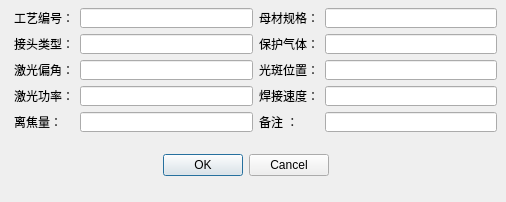
<?xml version="1.0" encoding="UTF-8"?>
<ui version="4.0">
 <class>laserwelddlg</class>
 <widget class="QWidget" name="laserwelddlg">
  <property name="geometry">
   <rect>
    <x>0</x>
    <y>0</y>
    <width>506</width>
    <height>202</height>
   </rect>
  </property>
  <property name="windowTitle">
   <string>Form</string>
  </property>
  <widget class="QLineEdit" name="RemarkEdit">
   <property name="geometry">
    <rect>
     <x>325</x>
     <y>112</y>
     <width>172</width>
     <height>20</height>
    </rect>
   </property>
   <property name="alignment">
    <set>Qt::AlignCenter</set>
   </property>
  </widget>
  <widget class="QLineEdit" name="PIDEdit">
   <property name="geometry">
    <rect>
     <x>80</x>
     <y>8</y>
     <width>173</width>
     <height>20</height>
    </rect>
   </property>
   <property name="alignment">
    <set>Qt::AlignCenter</set>
   </property>
  </widget>
  <widget class="QLabel" name="label_2">
   <property name="geometry">
    <rect>
     <x>14</x>
     <y>34</y>
     <width>60</width>
     <height>20</height>
    </rect>
   </property>
   <property name="text">
    <string>接头类型：</string>
   </property>
  </widget>
  <widget class="QLabel" name="label_10">
   <property name="geometry">
    <rect>
     <x>14</x>
     <y>8</y>
     <width>60</width>
     <height>20</height>
    </rect>
   </property>
   <property name="text">
    <string>工艺编号：</string>
   </property>
  </widget>
  <widget class="QLineEdit" name="gasEdit">
   <property name="geometry">
    <rect>
     <x>325</x>
     <y>34</y>
     <width>172</width>
     <height>20</height>
    </rect>
   </property>
   <property name="alignment">
    <set>Qt::AlignCenter</set>
   </property>
  </widget>
  <widget class="QLabel" name="label_3">
   <property name="geometry">
    <rect>
     <x>259</x>
     <y>34</y>
     <width>60</width>
     <height>20</height>
    </rect>
   </property>
   <property name="text">
    <string>保护气体：</string>
   </property>
  </widget>
  <widget class="QLineEdit" name="positionEdit">
   <property name="geometry">
    <rect>
     <x>325</x>
     <y>60</y>
     <width>172</width>
     <height>20</height>
    </rect>
   </property>
   <property name="alignment">
    <set>Qt::AlignCenter</set>
   </property>
  </widget>
  <widget class="QLineEdit" name="FEdit">
   <property name="geometry">
    <rect>
     <x>80</x>
     <y>112</y>
     <width>173</width>
     <height>20</height>
    </rect>
   </property>
   <property name="alignment">
    <set>Qt::AlignCenter</set>
   </property>
  </widget>
  <widget class="QLabel" name="label_9">
   <property name="geometry">
    <rect>
     <x>259</x>
     <y>112</y>
     <width>60</width>
     <height>20</height>
    </rect>
   </property>
   <property name="text">
    <string>备注 ：</string>
   </property>
  </widget>
  <widget class="QLabel" name="label_5">
   <property name="geometry">
    <rect>
     <x>14</x>
     <y>86</y>
     <width>60</width>
     <height>20</height>
    </rect>
   </property>
   <property name="text">
    <string>激光功率：</string>
   </property>
  </widget>
  <widget class="QWidget" name="layoutWidget">
   <property name="geometry">
    <rect>
     <x>10</x>
     <y>140</y>
     <width>471</width>
     <height>51</height>
    </rect>
   </property>
   <layout class="QHBoxLayout" name="horizontalLayout">
    <item>
     <spacer name="horizontalSpacer">
      <property name="orientation">
       <enum>Qt::Horizontal</enum>
      </property>
      <property name="sizeHint" stdset="0">
       <size>
        <width>40</width>
        <height>20</height>
       </size>
      </property>
     </spacer>
    </item>
    <item>
     <widget class="QDialogButtonBox" name="buttonBox">
      <property name="orientation">
       <enum>Qt::Horizontal</enum>
      </property>
      <property name="standardButtons">
       <set>QDialogButtonBox::Cancel|QDialogButtonBox::Ok</set>
      </property>
     </widget>
    </item>
    <item>
     <spacer name="horizontalSpacer_2">
      <property name="orientation">
       <enum>Qt::Horizontal</enum>
      </property>
      <property name="sizeHint" stdset="0">
       <size>
        <width>40</width>
        <height>20</height>
       </size>
      </property>
     </spacer>
    </item>
   </layout>
  </widget>
  <widget class="QLabel" name="label_4">
   <property name="geometry">
    <rect>
     <x>14</x>
     <y>60</y>
     <width>60</width>
     <height>20</height>
    </rect>
   </property>
   <property name="text">
    <string>激光偏角：</string>
   </property>
  </widget>
  <widget class="QLineEdit" name="JointEdit">
   <property name="geometry">
    <rect>
     <x>80</x>
     <y>34</y>
     <width>173</width>
     <height>20</height>
    </rect>
   </property>
   <property name="alignment">
    <set>Qt::AlignCenter</set>
   </property>
  </widget>
  <widget class="QLabel" name="label_7">
   <property name="geometry">
    <rect>
     <x>14</x>
     <y>112</y>
     <width>60</width>
     <height>20</height>
    </rect>
   </property>
   <property name="text">
    <string>离焦量：</string>
   </property>
  </widget>
  <widget class="QLabel" name="label_8">
   <property name="geometry">
    <rect>
     <x>259</x>
     <y>60</y>
     <width>60</width>
     <height>20</height>
    </rect>
   </property>
   <property name="text">
    <string>光斑位置：</string>
   </property>
  </widget>
  <widget class="QLineEdit" name="PEdit">
   <property name="geometry">
    <rect>
     <x>80</x>
     <y>86</y>
     <width>173</width>
     <height>20</height>
    </rect>
   </property>
   <property name="alignment">
    <set>Qt::AlignCenter</set>
   </property>
  </widget>
  <widget class="QLabel" name="label_6">
   <property name="geometry">
    <rect>
     <x>259</x>
     <y>86</y>
     <width>60</width>
     <height>20</height>
    </rect>
   </property>
   <property name="text">
    <string>焊接速度：</string>
   </property>
  </widget>
  <widget class="QLabel" name="label">
   <property name="geometry">
    <rect>
     <x>259</x>
     <y>8</y>
     <width>60</width>
     <height>20</height>
    </rect>
   </property>
   <property name="text">
    <string>母材规格：</string>
   </property>
  </widget>
  <widget class="QLineEdit" name="VEdit">
   <property name="geometry">
    <rect>
     <x>325</x>
     <y>86</y>
     <width>172</width>
     <height>20</height>
    </rect>
   </property>
   <property name="alignment">
    <set>Qt::AlignCenter</set>
   </property>
  </widget>
  <widget class="QLineEdit" name="baseMetalEdit">
   <property name="geometry">
    <rect>
     <x>325</x>
     <y>8</y>
     <width>172</width>
     <height>20</height>
    </rect>
   </property>
   <property name="layoutDirection">
    <enum>Qt::LeftToRight</enum>
   </property>
   <property name="alignment">
    <set>Qt::AlignCenter</set>
   </property>
  </widget>
  <widget class="QLineEdit" name="pianjiaoEdit">
   <property name="geometry">
    <rect>
     <x>80</x>
     <y>60</y>
     <width>173</width>
     <height>20</height>
    </rect>
   </property>
   <property name="alignment">
    <set>Qt::AlignCenter</set>
   </property>
  </widget>
 </widget>
 <resources/>
 <connections/>
</ui>
